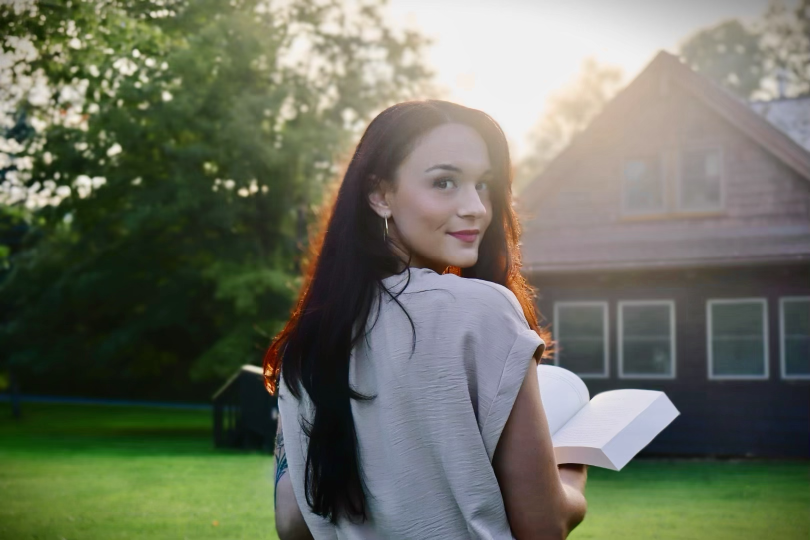
#> input picture tools/photo-sources/haley-profile-aug2026.png, 1620 x 1080 px (shown at 1/2 size)
$ python prep_author_photo.py photo-sources/haley-profile-aug2026.png
#> lines starting #> are read from the running program, lines starting #| are printed output that depends on the picture
#!/usr/bin/env python3
"""Crop and compress the author headshot for the About section.

The source is a landscape environmental portrait (1620x1080) -- the subject is
off-centre with a house and lawn around her -- so a centre-crop lands on her
shoulder. The crop boxes below are chosen against the face position instead.

The About photo is styled `border-radius: 50%` at a 300px display width, so the
visible area is the inscribed circle: keep the face centred horizontally and a
little above centre, and expect the corners to be discarded.

    python3 tools/prep_author_photo.py            # writes the VARIANT below
    python3 tools/prep_author_photo.py --all      # both variants, for comparison

Run only when the author photo changes. NOT a build step -- the output is
committed, and this already emits a final optimized JPEG, so it deliberately is
not re-run by tools/optimize_images.py (a second lossy pass would only degrade
it).

Note: changing the output dimensions means updating the matching schema.org
ImageObject width/height in index.html, or the structured data will describe a
file that no longer exists at those dimensions.
"""
import sys
from pathlib import Path

from PIL import Image

REPO = Path(__file__).resolve().parent.parent
SOURCE = Path(__file__).resolve().parent / "photo-sources" / "haley-profile-aug2026.png"
OUT = REPO / "images" / "haley-headshot.jpg"

QUALITY = 88

# Crop boxes are (left, top, right, bottom) in source pixels, both centred on
# the face at x=880 and placing it ~35% down the frame. 800px wide is ~2.7x the
# 300px display slot; the 1080px-tall source cannot reach a true 3x without
# upscaling, which would only soften the result.
VARIANTS = {
    "square":   (480,  90, 1280,  890),   # 800x800  -- true circle
    "portrait": (480,  20, 1280, 1020),   # 800x1000 -- 4:5, matches the old file
}

# Which variant becomes images/haley-headshot.jpg
VARIANT = "square"


def render(name: str, dest: Path) -> tuple[int, int]:
#> called with name = 'square'
    if not SOURCE.exists():
        raise SystemExit(f"source not found: {SOURCE}")
    img = Image.open(SOURCE).convert("RGB").crop(VARIANTS[name])
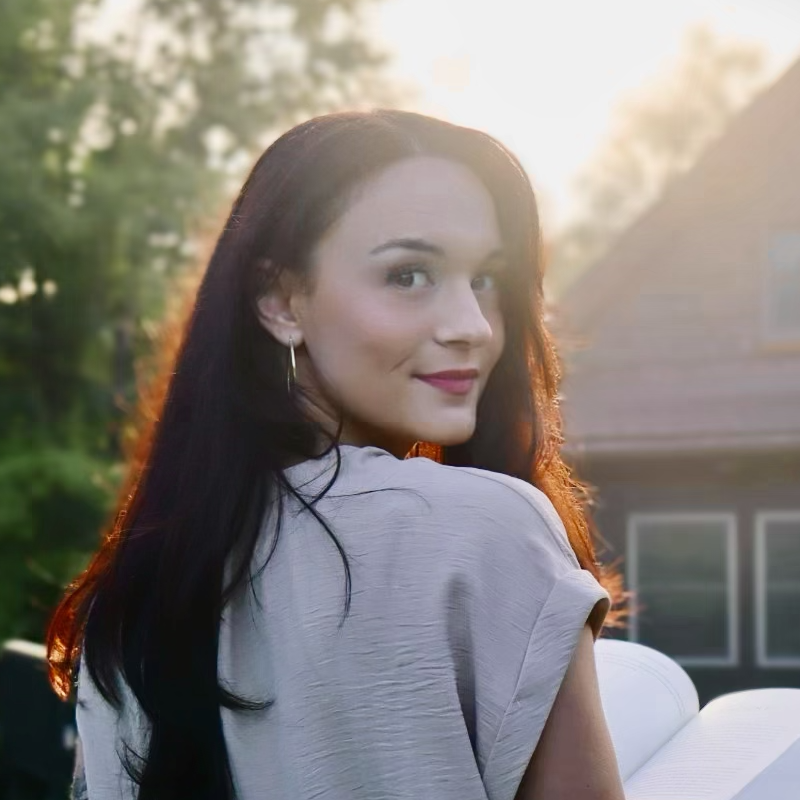
#> img: PIL image 800x800 RGB; mean R, G, B 134.5, 128.9, 123.4
    dest.parent.mkdir(parents=True, exist_ok=True)
    img.save(dest, "JPEG", quality=QUALITY, optimize=True, progressive=True)
    kb = dest.stat().st_size / 1024
    print(f"  {name:9} {img.width}x{img.height}  ->  {dest.name}  ({kb:.1f} KB)")
#|   square    800x800  ->  haley-headshot.jpg  (71.6 KB)
    return img.size


def main() -> None:
    if "--all" in sys.argv:
        for name in VARIANTS:
            render(name, OUT.with_name(f"haley-headshot-{name}.jpg"))
        print("\nboth variants written for comparison -- neither is the live file")
        return

    w, h = render(VARIANT, OUT)
#> w = 800; h = 800
    print(f"\nremember: schema.org ImageObject in index.html must read {w}x{h}")
#| remember: schema.org ImageObject in index.html must read 800x800


if __name__ == "__main__":
    main()
